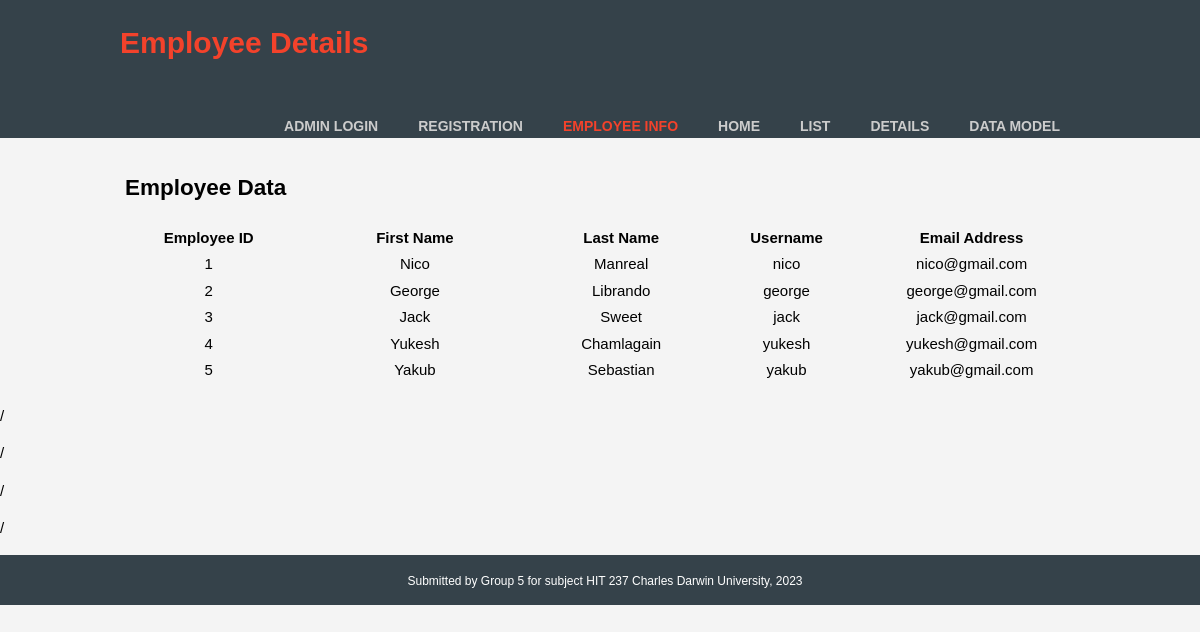
/employee/, run on the app's committed database.
### foodwaste_app/models.py (models this page shows, shortened)
class Employee_Model(models.Model):
    emp_id = models.IntegerField(null=True)
    firstname= models.CharField(max_length=30)
    lastname = models.CharField(max_length=30)
    username = models.CharField(max_length=30)
    email = models.EmailField()

### foodwaste_app/views.py (the view)
# urls.py: path('employee/',views.read_empinfo, name='empinfo'),
def read_empinfo(request):
    list_emp = Employee_Model.objects.order_by('emp_id')
    emp_data = {
        'emp_list':list_emp
        }
    return render(request,'foodwaste_app/employeeinfo.html', emp_data)

### foodwaste_app/templates/foodwaste_app/employeeinfo.html (shortened to what this page needs)
{% extends 'foodwaste_app/base.html' %}
    {% block content %}
    <header>
        <div class="container">
            <div id="branding">
                <h1> <span class="highlight">Employee Details</h1>
            </div>
            <nav>
                <ul>
                    {% if user.is_authenticated %}
                    <li><a href="{% url 'adminuser_logout' %}">Admin Logout</a></li>
                    {% else %}
                    <li class="#"><a href="{% url 'adminuser_login' %}">Admin Login</a></li>
                    {% endif %}
                    <li><a href="{% url 'add_employee_submit' %}">Registration</a></li>
                    <li class="current"><a href="{% url 'empinfo' %}">Employee info</a></li>
                    <li><a href="{% url 'home' %}">Home</a></li>
                    <li><a href="{% url 'list_Topics' %}">List</a></li>
                    <li><a href="{% url 'details_Topics' %}">Details</a></li>
                    <li><a href="{% url 'datamodel' %}">Data Model</a></li>
                </ul>
            </nav>
        </div>
    </header>
        <section id="boxes">
        <div class="container">
            <div class="box">
                <h2>Employee Data</h2>
                        {% if not emp_list or emp_list|length < 1 %}
                        <p>There are no Widgets in the database.</p>
                        {% else %}
                        <table>
                        <thead>
                            <tr>
                            <th style="width:10%;">Employee ID</th>
                            <th style="width:15%;">First Name</th>
                            <th style="width:10%;">Last Name</th>
                            <th style="width:10%;">Username</th>
                            <th style="width:10%;">Email Address</th>
                            </tr>
                        </thead>
                        <tbody>
                            {% for item in emp_list %}
                            <tr>
                            <td><center>{{ item.emp_id }}</center></td>
                            <td><center>{{ item.firstname }}</center></td>
                            <td><center>{{ item.lastname }}</center></td>
                            <td><center>{{ item.username }}</center></td>
                            <td><center>{{ item.email }}</center></td>
                            </tr>
                            {% endfor %}
                        </tbody>
                        </table>
                        {% endif %}
                    </div>
            </div>
        </section>
        <p>/<p>
            <p>/<p>
                <p>/<p>
                    <p>/<p>
        <footer>
            <p> Submitted by Group 5 for subject HIT 237 Charles Darwin University, 2023</p>
        </footer>
    {% endblock %}

### foodwaste_app/templates/foodwaste_app/base.html (shortened to what this page needs)
{% load static %}
<!DOCTYPE html>
<html lang="en">
    <head>
        <link href="{% static 'foodwaste_app/css/style.css' %}" rel="stylesheet">
    </head>
    <body>
        {% block content %}{% endblock %}
    </body>
    </html>

### foodwaste_app/static/foodwaste_app/css/style.css (style rules this page uses)
body { font: 15px/1.5 Arial, Helvetica, sans-serif; padding: 0; margin: 0; background-color: #f4f4f4; }
.container { width: 80%; margin: auto; overflow: hidden; }
ul { margin: 0; padding: 0; }
header { background:#35424a; color: #ffffff; padding-top: 5x; min-height: 5px; }
header a { color: #cccccc; text-decoration: none; text-transform: uppercase; font-size: 14px; font-weight: bold; }
header li { float: left; display: inline; padding: 0 20px 0 20px; }
header #branding { float: left; }
header #branding { margin: 0; }
header nav { float: right; margin-top: 30px; }
header .highlight, header .current a { color: #f3422b; font-weight: bold; }
#boxes { margin-top: 10px; margin-bottom: 0px; }
#boxes .box { float: left; padding: 5px; }
footer { padding: 5px; margin-top: 5px; height: 40px; font-size: 12px; color: #ffffff; background-color:#35424a; text-align: center; position: bottom; left: 0; bottom: 0; width: 100%; }

### data on the page
Employee_Model: emp_id "1", firstname "Nico", lastname "Manreal", username "nico", email "nico@gmail.com"
Employee_Model: emp_id "2", firstname "George", lastname "Librando", username "george", email "george@gmail.com"
Employee_Model: emp_id "3", firstname "Jack", lastname "Sweet", username "jack", email "jack@gmail.com"
Employee_Model: emp_id "4", firstname "Yukesh", lastname "Chamlagain", username "yukesh", email "yukesh@gmail.com"
Employee_Model: emp_id "5", firstname "Yakub", lastname "Sebastian", username "yakub", email "yakub@gmail.com"
